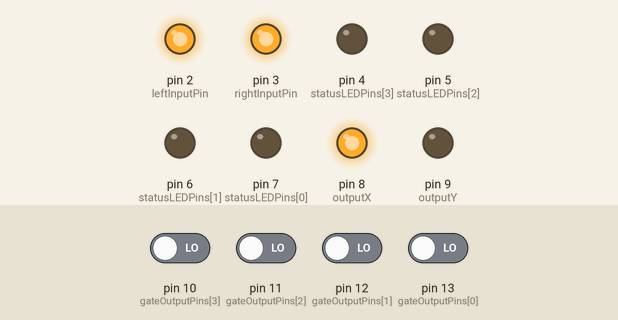
Recording of a sketch running on a simulated Arduino Uno, built with avr-gcc and run on an emulated ATmega328P. Parts: output pins drawn as LEDs (lit = HIGH). Inputs (shaded band) come from the test bench; at power-on: pin 10 (gateOutputPins[3]), pin 11 (gateOutputPins[2]), pin 12 (gateOutputPins[1]), pin 13 (gateOutputPins[0]) LOW.

Above: at 1.2 s.
1.3 s: pin 10 (gateOutputPins[3]) driven HIGH
At 3.92 s:
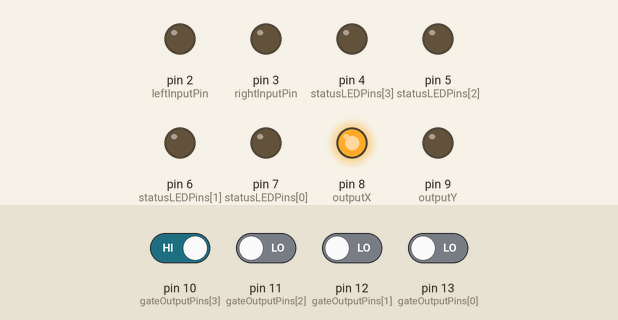
4.3 s: pin 11 (gateOutputPins[2]) driven HIGH
7.3 s: pin 12 (gateOutputPins[1]) driven HIGH
At 8.8 s:
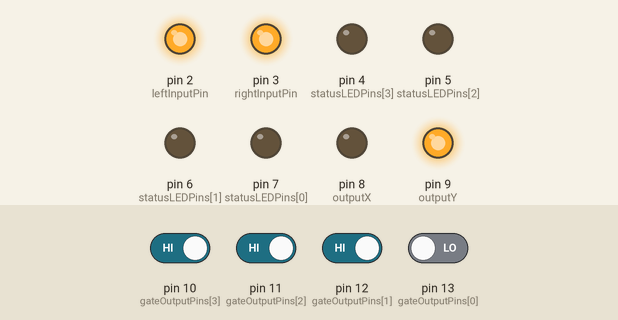
10.3 s: pin 10 (gateOutputPins[3]) driven LOW
At 10.72 s:
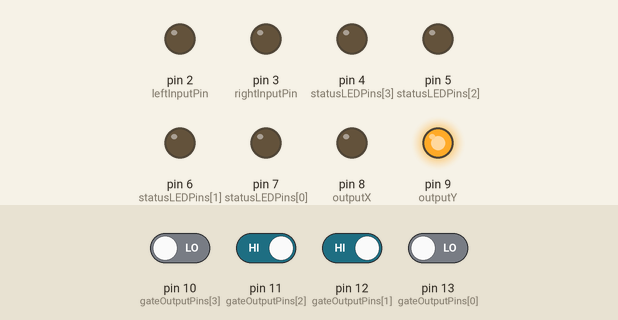
13.3 s: pin 13 (gateOutputPins[0]) driven HIGH
At 14.07 s:
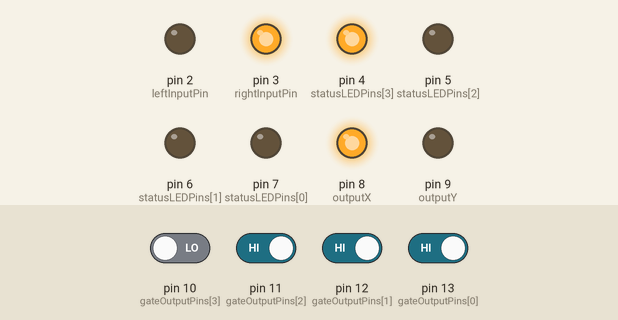
15.7 s: pin 11 (gateOutputPins[2]) driven LOW
At 17.47 s:
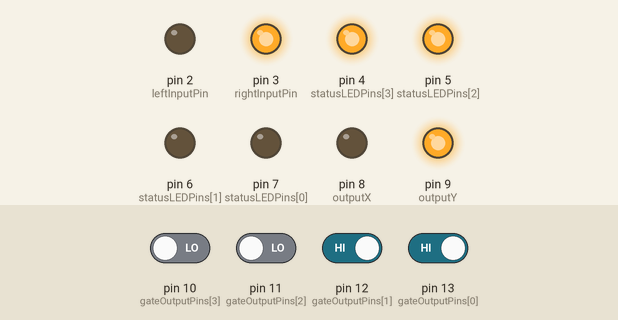
Timing chart, 0 to 19.6 s (numbered marks = the images above; inputs shaded):
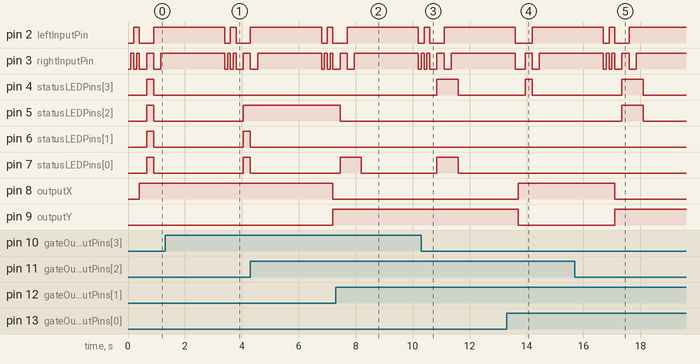

Measured:
- after the input at 1.3 s, pin 4 (statusLEDPins[3]): stays LOW (without the input it goes to HIGH after 2.8 s)
- after the input at 4.3 s, pin 5 (statusLEDPins[2]): stays HIGH (without the input it goes to LOW after 0.00 s); pin 8 (outputX): HIGH → LOW after 2.9 s; pin 9 (outputY): LOW → HIGH after 2.9 s
- after the input at 7.3 s, pin 6 (statusLEDPins[1]): stays LOW (without the input it goes to HIGH after 0.15 s)
- after the input at 10.3 s, pin 2 (leftInputPin): LOW → HIGH after 0.10 s instead of 0.50 s; pin 4 (statusLEDPins[3]): LOW → HIGH after 0.55 s, → LOW 0.75 s later; pin 8 (outputX): stays LOW (without the input it goes to HIGH after 0.00 s); pin 9 (outputY): stays HIGH (without the input it goes to LOW after 0.00 s)
- after the input at 13.3 s, pin 7 (statusLEDPins[0]): stays LOW (without the input it goes to HIGH after 0.95 s); pin 8 (outputX): LOW → HIGH after 0.40 s; pin 9 (outputY): HIGH → LOW after 0.40 s
- after the input at 15.7 s, pin 5 (statusLEDPins[2]): LOW → HIGH after 1.7 s, → LOW 0.75 s later; pin 8 (outputX): HIGH → LOW after 1.4 s; pin 9 (outputY): LOW → HIGH after 1.4 s

The sketch:

code.ino
```cpp
// launchpad-based ic tester for and (7408) / or (7432) gates
// -----------------------------------------------------------
// this program automatically detects whether an inserted ic is a 7408 (and) or 7432 (or)
// by checking gate outputs against expected truth table values. it then displays the
// identified ic type and the status of each gate using leds.

// pin definitions
const int leftInputPin = 2;   // first input to the gate under test
const int rightInputPin = 3;  // second input to the gate under test
const int outputX = 8;        // led indicator for ic type (and/or)
const int outputY = 9;        // led indicator for ic type (and/or)

// ic output pins (reads gate outputs from the ic)
const int gateOutputPins[4] = {13, 12, 11, 10};

// status led pins (shows if each gate is working correctly)
const int statusLEDPins[4] = {7, 6, 5, 4};

// test inputs for the gate under test
const char testInputsA[4] = {LOW, LOW, HIGH, HIGH};
const char testInputsB[4] = {LOW, HIGH, LOW, HIGH};

// expected outputs (first 4 are for and gates, last 4 are for or gates)
const int truthTable[8] = {0, 0, 0, 1, 0, 1, 1, 1};

void setup() {
    // set up input test pins (these will drive the ic inputs)
    pinMode(leftInputPin, OUTPUT);
    pinMode(rightInputPin, OUTPUT);

    // set up ic gate output reading pins
    for (int i = 0; i < 4; i++) {
        pinMode(gateOutputPins[i], INPUT);
        pinMode(statusLEDPins[i], OUTPUT);
    }

    // set up ic type indicator leds
    pinMode(outputX, OUTPUT);
    pinMode(outputY, OUTPUT);
}

void loop() {
    int detectedGateType = 0;  // keeps track of whether the ic is and or or
    int gateOutputs[4];        // stores readings from the ic
    int statusFlags[4] = {1, 1, 1, 1}; // keeps track of which gates pass the test
    int failureCount = 0;      // counts how many gates fail
    int tableOffset = 0;       // 0 if it's an and gate, 4 if it's an or gate

    // ic identification phase
    for (int step = 0; step < 4; step++) {
        // set the test inputs for this step
        digitalWrite(leftInputPin, testInputsA[step]);
        digitalWrite(rightInputPin, testInputsB[step]);
        delay(100);

        failureCount = 0; // reset mismatch counter

        // read gate outputs from the ic
        for (int i = 0; i < 4; i++) {
            gateOutputs[i] = digitalRead(gateOutputPins[i]);

            // compare output to expected and gate truth table
            if (gateOutputs[i] != truthTable[step]) {
                failureCount++;
            }

            // if at least 3 gates fail, assume it's an or gate (offset the truth table)
            if (failureCount >= 3) {
                tableOffset = 4;
                break;
            }
        }

        if (tableOffset == 4) {
            break;
        }
    }

    // display the detected ic type on the leds
    digitalWrite(outputX, tableOffset == 0 ? LOW : HIGH);  // and = low, or = high
    digitalWrite(outputY, tableOffset == 0 ? HIGH : LOW);  // and = high, or = low

    // gate testing phase
    for (int cycle = 0; cycle < 4; cycle++) {
        // set the test inputs again for final validation
        digitalWrite(leftInputPin, testInputsA[cycle]);
        digitalWrite(rightInputPin, testInputsB[cycle]);
        delay(250);

        for (int i = 0; i < 4; i++) {
            gateOutputs[i] = digitalRead(gateOutputPins[i]);

            // if the gate output matches the expected value, turn on the status led
            if (gateOutputs[i] == truthTable[cycle + tableOffset] && statusFlags[i] == 1) {
                digitalWrite(statusLEDPins[i], HIGH);
            } else {
                digitalWrite(statusLEDPins[i], LOW);
                statusFlags[i] = 0; // mark this gate as failed
            }
        }
    }

    delay(2000);  // wait before running the next test cycle
}
```
